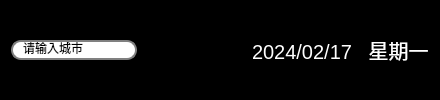
      <widget class="QWidget" name="widget01" native="true">
       <property name="maximumSize">
        <size>
         <width>16777215</width>
         <height>16777215</height>
        </size>
       </property>
       <property name="palette">
        <palette>
         <active>
          <colorrole role="Button">
           <brush brushstyle="SolidPattern">
            <color alpha="255">
             <red>0</red>
             <green>0</green>
             <blue>0</blue>
            </color>
           </brush>
          </colorrole>
          <colorrole role="Light">
           <brush brushstyle="SolidPattern">
            <color alpha="255">
             <red>0</red>
             <green>0</green>
             <blue>0</blue>
            </color>
           </brush>
          </colorrole>
          <colorrole role="Base">
           <brush brushstyle="SolidPattern">
            <color alpha="255">
             <red>0</red>
             <green>0</green>
             <blue>0</blue>
            </color>
           </brush>
          </colorrole>
          <colorrole role="Window">
           <brush brushstyle="SolidPattern">
            <color alpha="255">
             <red>0</red>
             <green>0</green>
             <blue>0</blue>
            </color>
           </brush>
          </colorrole>
         </active>
         <inactive>
          <colorrole role="Button">
           <brush brushstyle="SolidPattern">
            <color alpha="255">
             <red>0</red>
             <green>0</green>
             <blue>0</blue>
            </color>
           </brush>
          </colorrole>
          <colorrole role="Light">
           <brush brushstyle="SolidPattern">
            <color alpha="255">
             <red>0</red>
             <green>0</green>
             <blue>0</blue>
            </color>
           </brush>
          </colorrole>
          <colorrole role="Base">
           <brush brushstyle="SolidPattern">
            <color alpha="255">
             <red>0</red>
             <green>0</green>
             <blue>0</blue>
            </color>
           </brush>
          </colorrole>
          <colorrole role="Window">
           <brush brushstyle="SolidPattern">
            <color alpha="255">
             <red>0</red>
             <green>0</green>
             <blue>0</blue>
            </color>
           </brush>
          </colorrole>
         </inactive>
         <disabled>
          <colorrole role="Button">
           <brush brushstyle="SolidPattern">
            <color alpha="255">
             <red>0</red>
             <green>0</green>
             <blue>0</blue>
            </color>
           </brush>
          </colorrole>
          <colorrole role="Light">
           <brush brushstyle="SolidPattern">
            <color alpha="255">
             <red>0</red>
             <green>0</green>
             <blue>0</blue>
            </color>
           </brush>
          </colorrole>
          <colorrole role="Base">
           <brush brushstyle="SolidPattern">
            <color alpha="255">
             <red>0</red>
             <green>0</green>
             <blue>0</blue>
            </color>
           </brush>
          </colorrole>
          <colorrole role="Window">
           <brush brushstyle="SolidPattern">
            <color alpha="255">
             <red>0</red>
             <green>0</green>
             <blue>0</blue>
            </color>
           </brush>
          </colorrole>
         </disabled>
        </palette>
       </property>
       <layout class="QHBoxLayout" name="horizontalLayout_6" stretch="4,0,0,3">
        <property name="spacing">
         <number>20</number>
        </property>
        <item>
         <widget class="QLineEdit" name="lineEdit">
          <property name="styleSheet">
           <string notr="true"> QLineEdit {
     border: 2px solid gray;
     border-radius: 10px;
     padding: 0 8px;
     background: white;
     selection-background-color: darkgray;
 }
</string>
          </property>
          <property name="text">
           <string>请输入城市</string>
          </property>
         </widget>
        </item>
        <item>
         <widget class="QPushButton" name="btnSearch">
          <property name="minimumSize">
           <size>
            <width>35</width>
            <height>35</height>
           </size>
          </property>
          <property name="maximumSize">
           <size>
            <width>35</width>
            <height>35</height>
           </size>
          </property>
          <property name="styleSheet">
           <string notr="true">border-radius: 20px;</string>
          </property>
          <property name="text">
           <string/>
          </property>
          <property name="icon">
           <iconset resource="res.qrc">
            <normaloff>:/images/images/weather-0/搜索.png</normaloff>:/images/images/weather-0/搜索.png</iconset>
          </property>
         </widget>
        </item>
        <item>
         <spacer name="horizontalSpacer_2">
          <property name="orientation">
           <enum>Qt::Orientation::Horizontal</enum>
          </property>
          <property name="sizeHint" stdset="0">
           <size>
            <width>40</width>
            <height>20</height>
           </size>
          </property>
         </spacer>
        </item>
        <item>
         <widget class="QLabel" name="labelCurrentDate">
          <property name="palette">
           <palette>
            <active>
             <colorrole role="WindowText">
              <brush brushstyle="SolidPattern">
               <color alpha="255">
                <red>255</red>
                <green>255</green>
                <blue>255</blue>
               </color>
              </brush>
             </colorrole>
             <colorrole role="Button">
              <brush brushstyle="SolidPattern">
               <color alpha="255">
                <red>0</red>
                <green>0</green>
                <blue>0</blue>
               </color>
              </brush>
             </colorrole>
             <colorrole role="Base">
              <brush brushstyle="SolidPattern">
               <color alpha="255">
                <red>0</red>
                <green>0</green>
                <blue>0</blue>
               </color>
              </brush>
             </colorrole>
             <colorrole role="Window">
              <brush brushstyle="SolidPattern">
               <color alpha="255">
                <red>0</red>
                <green>0</green>
                <blue>0</blue>
               </color>
              </brush>
             </colorrole>
            </active>
            <inactive>
             <colorrole role="WindowText">
              <brush brushstyle="SolidPattern">
               <color alpha="255">
                <red>255</red>
                <green>255</green>
                <blue>255</blue>
               </color>
              </brush>
             </colorrole>
             <colorrole role="Button">
              <brush brushstyle="SolidPattern">
               <color alpha="255">
                <red>0</red>
                <green>0</green>
                <blue>0</blue>
               </color>
              </brush>
             </colorrole>
             <colorrole role="Base">
              <brush brushstyle="SolidPattern">
               <color alpha="255">
                <red>0</red>
                <green>0</green>
                <blue>0</blue>
               </color>
              </brush>
             </colorrole>
             <colorrole role="Window">
              <brush brushstyle="SolidPattern">
               <color alpha="255">
                <red>0</red>
                <green>0</green>
                <blue>0</blue>
               </color>
              </brush>
             </colorrole>
            </inactive>
            <disabled>
             <colorrole role="Button">
              <brush brushstyle="SolidPattern">
               <color alpha="255">
                <red>0</red>
                <green>0</green>
                <blue>0</blue>
               </color>
              </brush>
             </colorrole>
             <colorrole role="Base">
              <brush brushstyle="SolidPattern">
               <color alpha="255">
                <red>0</red>
                <green>0</green>
                <blue>0</blue>
               </color>
              </brush>
             </colorrole>
             <colorrole role="Window">
              <brush brushstyle="SolidPattern">
               <color alpha="255">
                <red>0</red>
                <green>0</green>
                <blue>0</blue>
               </color>
              </brush>
             </colorrole>
            </disabled>
           </palette>
          </property>
          <property name="font">
           <font>
            <pointsize>15</pointsize>
           </font>
          </property>
          <property name="text">
           <string>2024/02/17   星期一</string>
          </property>
         </widget>
        </item>
       </layout>
      </widget>
